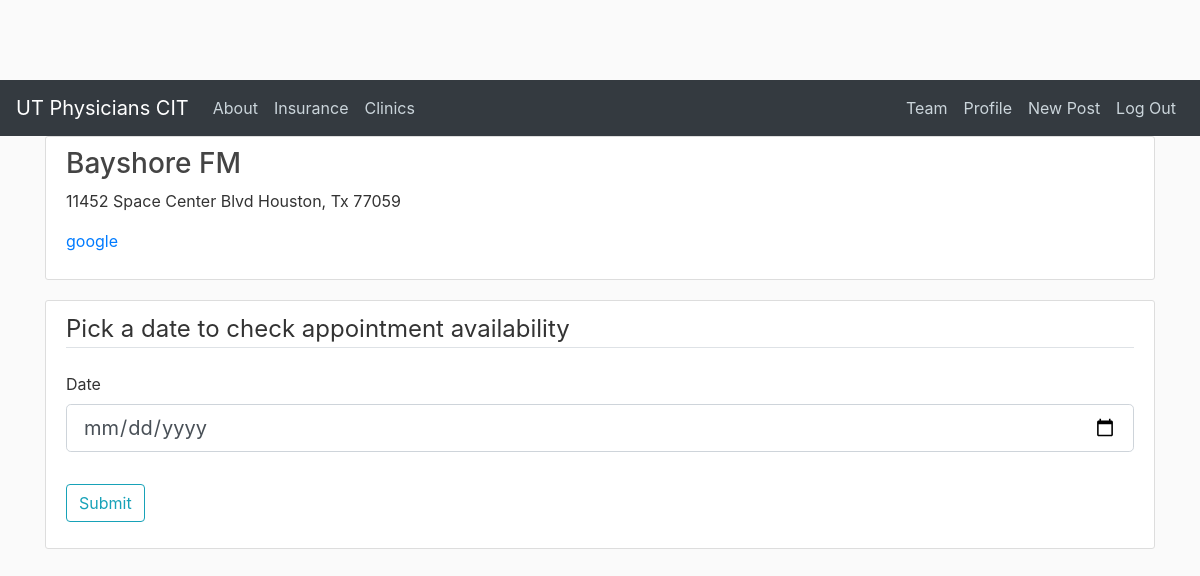
The page /1 on the database its author committed.
### ut/models.py (models this page shows, shortened)
class Location(db.Model):
    id = db.Column(db.Integer, primary_key=True)
    name = db.Column(db.String())
    address = db.Column(db.String())
    appointments = db.relationship("Appointment", backref="location", lazy=True)

### ut/website/routes.py (the view, shortened to what this page needs)
@website.route("/<int:locationid>", methods=["GET", "POST"])
def samplelocation(locationid):
	appointments_at_location = Appointment.query.filter_by(location_id=locationid).all()
	location = Location.query.filter_by(id=locationid).first_or_404()
	form = CheckApt()
	return render_template("location.html",title="title",appointments=appointments_at_location,location=location,form=form,legend="Pick a date to check appointment availability",)

### ut/website/forms.py
class CheckApt(FlaskForm):
    date = DateField("Date", format="%m/%d", validators=[DataRequired()])
    submit = SubmitField("Submit")

### ut/templates/location.html (shortened to what this page needs)
{% extends 'layout.html' %}
{% block content %}
<div class='content-section'>
	<h3>{{ location.name }}</h3>
	<p> {{location.address }}</p>
	<p text='muted'><a href="#">google</a></p>
</div>
<div class="content-section">
	<form method="POST" action="">
		<fieldset class="form-group">
			<legend class="border-bottom mb-4">{{ legend }}</legend>
			<div class="form-group">
				{{ form.date.label(class="form-control-label") }}
				{% if form.date.errors %}
				{{ form.date(class="form-control form-control-lg is-invalid") }}
				<div class="invalid-feedback">
					{% for error in form.date.errors %}
					<span>{{ error }}</span>
					{% endfor %}
				</div>
				{% else %}
				{{ form.date(class="form-control form-control-lg") }}
				{% endif %}
			</div>
		</fieldset>
		<div class="form-group">
			{{ form.submit(class="btn btn-outline-info") }}
		</div>
	</form>
</div>
{% endblock %}

### ut/static/style.css (style rules this page uses)
body { background: #fafafa; color: #333333; margin-top: 5rem; }
h1, h2, h3, h4, h5, h6 { color: #444444; }
.content-section { background: #ffffff; padding: 10px 20px; border: 1px solid #dddddd; border-radius: 3px; margin-bottom: 20px; }

### rows shown on the page
Location: name "Bayshore FM", address "11452 Space Center Blvd Houston, Tx 77059"

### other values the page prints
{{ legend }} "Pick a date to check appointment availability"
